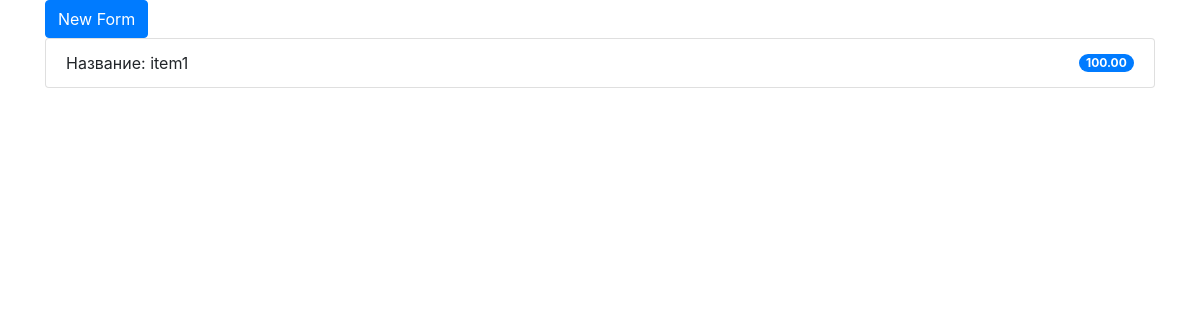
/product/, run on an earlier commit of the app's database.
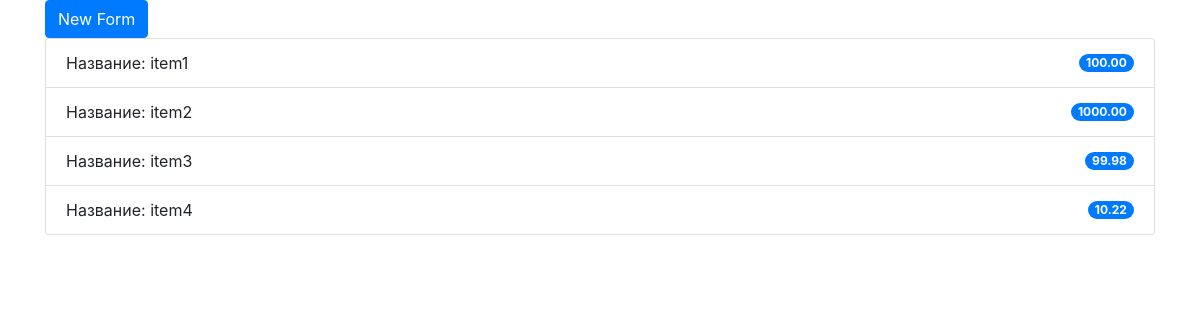
And on a later commit of the database.
### products/models.py (models this page shows)
class Product(models.Model):
    name = models.CharField(max_length=150, blank=False, null=False)
    description = models.TextField(blank=True, null=True)
    price = models.DecimalField(max_digits=10, decimal_places=2, blank=False, null=False)

### products/views.py (the view)
# urls.py: path('', product_view, name="product"),
def product_view(request, id=0):
    data = {
        'product': [Product.objects.get(id=id)] if id else Product.objects.all()
    }
    return render(request, 'product/index.html', data)

### templates/product/index.html
{% extends 'base.html' %}
{% block content %}
    <div class="products_box">
        <a class="btn btn-primary" href="new/" role="button">New Form</a>
        <ul class="list-group">
            {% for item in product %}
            <li class="list-group-item d-flex justify-content-between align-items-center">
                Название: {{ item.name }}
                <span class="badge badge-primary badge-pill">{{ item.price }}</span>
            </li>
            {% endfor %}
        </ul>
    </div>
{% endblock %}

### templates/base.html (shortened to what this page needs)
<!DOCTYPE html>
{% load static %}
<html lang="en">
<head>
    <link rel="stylesheet" href="https://stackpath.bootstrapcdn.com/bootstrap/4.5.0/css/bootstrap.min.css">
</head>
<body>
    <div class="container">
        {% block content %}
        {% endblock %}
    </div>
</body>
</html>

What changed in the data, as far as the page shows it:
added Product: name "item2", price "1000.00"
added Product: name "item3", price "99.98"
added Product: name "item4", price "10.22"
